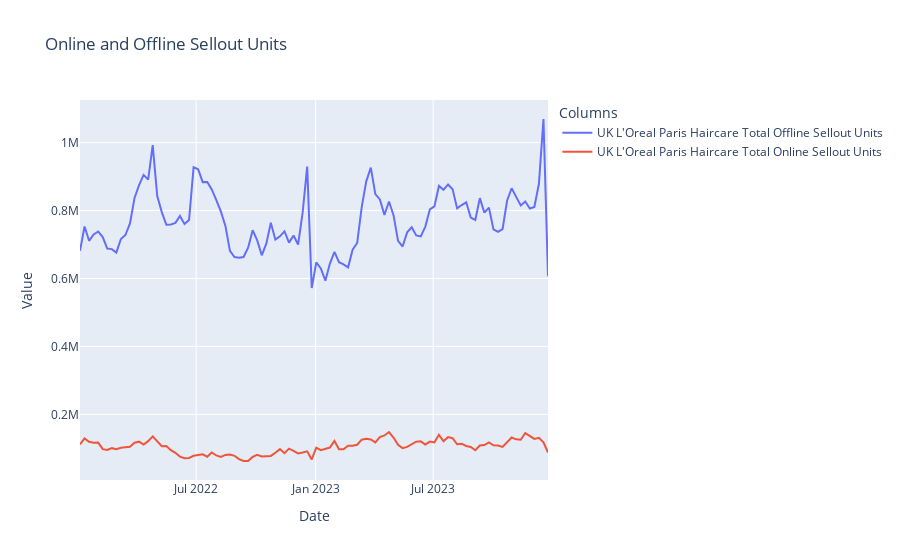

Source (notebook cell):
### Code cell
fig = go.Figure()

# Add traces for each column
for col in sellout_units_df.columns:
    fig.add_trace(go.Scatter(y=sellout_units_df[col], x=sellout_units_df.index, mode='lines', name=col))

# Customize layout
fig.update_layout(
    title="Online and Offline Sellout Units",
    xaxis_title="Date",
    yaxis_title="Value",
    legend_title="Columns",
)

# Show figure
fig.show()
